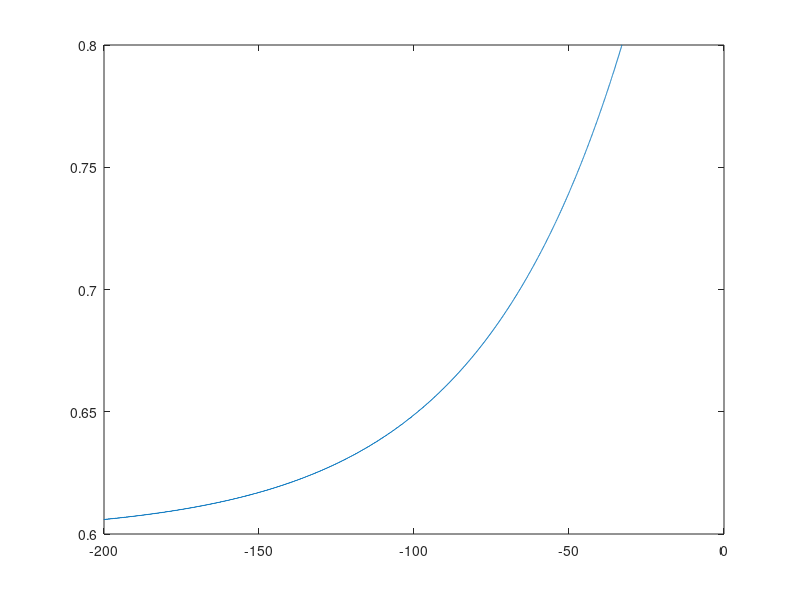

Reproduce this figure in MATLAB. (Note: this script raises an error after producing the figure.)
hc=10;
a=@(E,AM) (0.2+AM)/2+tanh(E/(9.5*hc)).* (0.2-AM)/2 - 0.6;

[X,Y] = meshgrid(-200:0.1:250,0.2:1e-4:0.8);
A = a(X,Y);

tol = 1e-4;
A0 = abs(A)<tol;
X0 = X(A0);
Y0 = Y(A0);
plot(X0,Y0)
%%
[XX,YY] = meshgrid(-200:30:250,0.2:4e-2:0.8);

figure('NumberTitle', 'off', 'Name', 'A bunch of trajectories',...
       'rend','painters','pos',[10 10 900 600])
hold on   
irange = 1:size(XX,1);
jrange = 1:size(XX,2);
tspan = [0,100];
for i=irange
fprintf('Start i=%d\n',i)
for j=jrange

Fc=0;
x0=[XX(i,j);YY(i)];
[t,y,tdis,ydis,idis,stats]=disode45(@(t,y) diff_eqs(t,y,Fc) ,@H, tspan,x0);
% hc=10;
% a=((0.2+y(:,2))/2+tanh(y(:,1)/(9.5*hc)).*(0.2-y(:,2))/2);
% Ci=1-((0.8-(.5*y(:,2)+.5*a))./0.6);
% Cp=(1-a./y(:,2));
% Csat= max(0,Ci-Cp);
% [m,~]=size(a);
% Rad(:,1)=abs(y(:,1).*y(:,2));
% Rad(:,2)=y(:,2)-a;
% Rad(:,3)=(a).*abs(y(:,1));
% Rad(:,4)=(.5+.4.*tanh((-(y(:,1)-50)/10))).*((y(:,1))+273.15);
% Rad(:,5)=Cp.*Ci;

plot(y(:,1),y(:,2))

end
fprintf('Finish i=%d\n',i)
end
plot(X0,Y0)
hold off